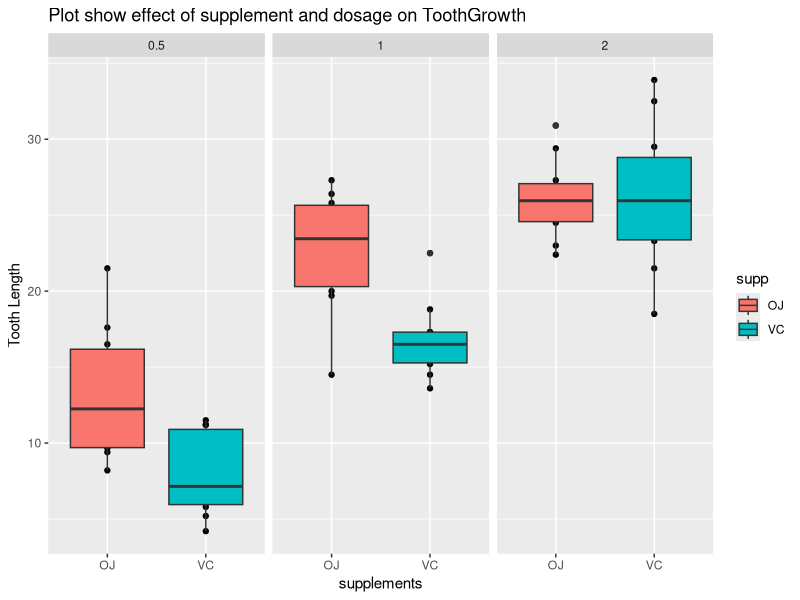

This chart was generated by the following R code: (Note: this script raises an error after producing the figure.)
## ---- chunk 1
library(ggplot2) 
## ---- chunk 2
library(datasets)
library(dplyr)
data("ToothGrowth")
## ---- chunk 3
str(ToothGrowth)
head(ToothGrowth)
summary(ToothGrowth)  
qplot(x=supp, y=len, data=ToothGrowth, facets= ~dose, xlab="supplements", ylab="Tooth Length", main="Plot show effect of supplement and dosage on ToothGrowth" )+ geom_boxplot(aes(fill=supp))
## ---- chunk 4
t_test_dose0.5<-t.test(len~supp, paired=FALSE, data=subset(ToothGrowth, dose == 0.5))
t_test_dose0.5
## ---- chunk 5
t_test_dose1<-t.test(len~supp, paired=FALSE, data=subset(ToothGrowth, dose == 1))
t_test_dose1
## ---- chunk 6
t_test_dose2<-t.test(len~supp, paired=FALSE, data=subset(ToothGrowth, dose == 2))
t_test_dose2
## ---- chunk 7
t_test<-t.test(len~supp, paired=FALSE, data=ToothGrowth)
t_test
